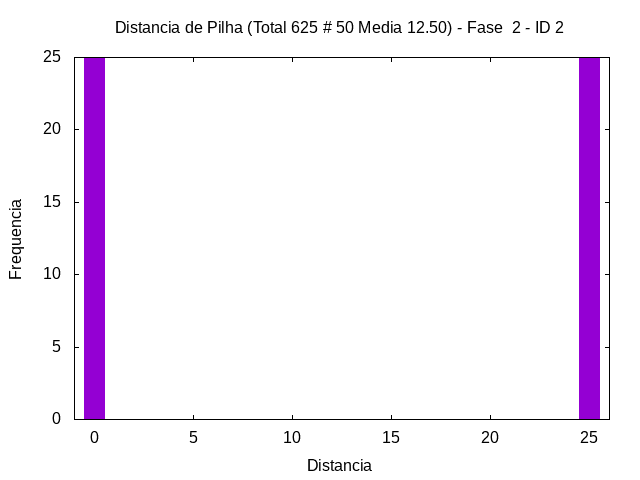

This chart was generated by the following gnuplot code:
set term png
set output "../out/mem/sum/-hist-2-2.png"
set style fill solid 1.0
set title "Distancia de Pilha (Total 625 # 50 Media 12.50) - Fase  2 - ID 2"
set xlabel "Distancia"
set ylabel "Frequencia"
plot [-1:26] "../out/mem/sum/-hist-2-2.gpdat" u 3:4 w boxes t ""
